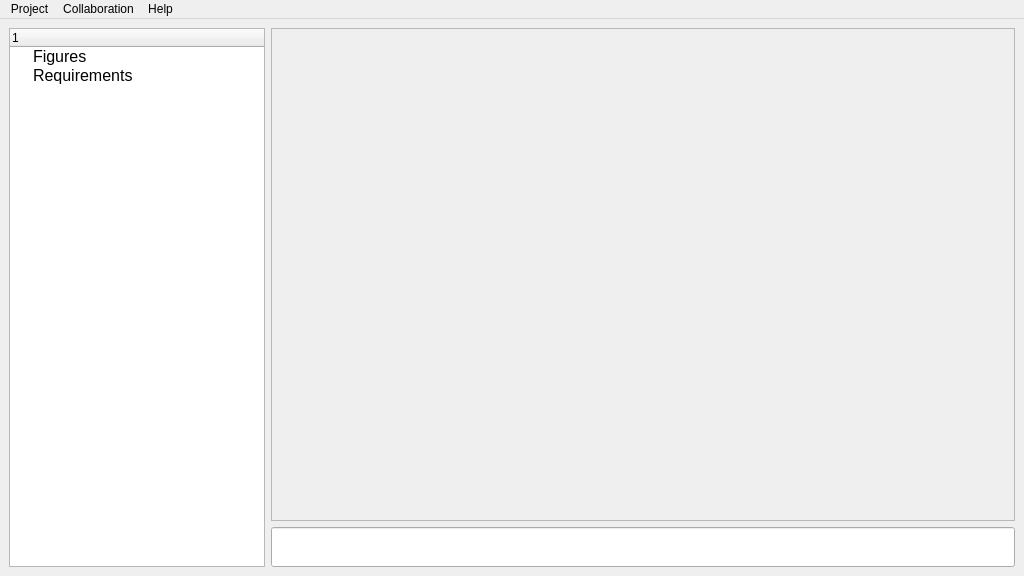
<?xml version="1.0" encoding="UTF-8"?>
<ui version="4.0">
    <class>MainWindow</class>
    <widget class="QMainWindow" name="MainWindow">
        <property name="geometry">
            <rect>
                <x>0</x>
                <y>0</y>
                <width>1024</width>
                <height>576</height>
            </rect>
        </property>
        <property name="minimumSize">
            <size>
                <width>640</width>
                <height>360</height>
            </size>
        </property>
        <property name="maximumSize">
            <size>
                <width>1920</width>
                <height>1080</height>
            </size>
        </property>
        <property name="windowTitle">
            <string>MainWindow</string>
        </property>
        <property name="styleSheet">
            <string notr="true">background: &quot;#978897&quot;</string>
        </property>
        <widget class="QWidget" name="centralwindow">
            <layout class="QGridLayout" name="gridLayout_2">
                <item row="1" column="1">
                    <widget class="QFrame" name="workWindow">
                        <property name="minimumSize">
                            <size>
                                <width>320</width>
                                <height>180</height>
                            </size>
                        </property>
                        <property name="maximumSize">
                            <size>
                                <width>1920</width>
                                <height>1080</height>
                            </size>
                        </property>
                        <property name="styleSheet">
                            <string notr="true">background: &quot;#ffffff&quot;</string>
                        </property>
                        <property name="frameShape">
                            <enum>QFrame::Shape::StyledPanel</enum>
                        </property>
                        <property name="frameShadow">
                            <enum>QFrame::Shadow::Raised</enum>
                        </property>
                    </widget>
                </item>
                <item row="2" column="1">
                    <widget class="QLineEdit" name="console">
                        <property name="enabled">
                            <bool>true</bool>
                        </property>
                        <property name="sizePolicy">
                            <sizepolicy hsizetype="Expanding" vsizetype="Fixed">
                                <horstretch>0</horstretch>
                                <verstretch>0</verstretch>
                            </sizepolicy>
                        </property>
                        <property name="minimumSize">
                            <size>
                                <width>0</width>
                                <height>40</height>
                            </size>
                        </property>
                        <property name="font">
                            <font>
                                <pointsize>12</pointsize>
                            </font>
                        </property>
                        <property name="cursor">
                            <cursorShape>IBeamCursor</cursorShape>
                        </property>
                        <property name="layoutDirection">
                            <enum>Qt::LayoutDirection::LeftToRight</enum>
                        </property>
                        <property name="autoFillBackground">
                            <bool>false</bool>
                        </property>
                        <property name="styleSheet">
                            <string notr="true">background:&quot;#3e3d3d&quot;</string>
                        </property>
                        <property name="text">
                            <string/>
                        </property>
                    </widget>
                </item>
                <item row="1" column="0" rowspan="2">
                    <widget class="QTreeWidget" name="leftMenu">
                        <property name="sizePolicy">
                            <sizepolicy hsizetype="Maximum" vsizetype="Expanding">
                                <horstretch>0</horstretch>
                                <verstretch>0</verstretch>
                            </sizepolicy>
                        </property>
                        <property name="minimumSize">
                            <size>
                                <width>50</width>
                                <height>320</height>
                            </size>
                        </property>
                        <property name="styleSheet">
                            <string notr="true">background: &quot;#494850&quot;</string>
                        </property>
                        <column>
                            <property name="text">
                                <string/>
                            </property>
                            <property name="font">
                                <font>
                                    <stylestrategy>PreferDefault</stylestrategy>
                                    <kerning>true</kerning>
                                </font>
                            </property>
                        </column>
                        <item>
                            <property name="text">
                                <string>Figures</string>
                            </property>
                            <property name="font">
                                <font>
                                    <pointsize>12</pointsize>
                                </font>
                            </property>
                        </item>
                        <item>
                            <property name="text">
                                <string>Requirements</string>
                            </property>
                            <property name="font">
                                <font>
                                    <pointsize>12</pointsize>
                                </font>
                            </property>
                        </item>
                    </widget>
                </item>
            </layout>
        </widget>
        <widget class="QMenuBar" name="upMenu">
            <property name="geometry">
                <rect>
                    <x>0</x>
                    <y>0</y>
                    <width>1024</width>
                    <height>33</height>
                </rect>
            </property>
            <property name="font">
                <font>
                    <pointsize>9</pointsize>
                </font>
            </property>
            <widget class="QMenu" name="menuCollaboration">
                <property name="font">
                    <font>
                        <pointsize>9</pointsize>
                    </font>
                </property>
                <property name="title">
                    <string>Project</string>
                </property>
                <addaction name="actionSave_project_to"/>
                <addaction name="actionImport_project"/>
                <addaction name="actionExport_bmp"/>
                <addaction name="actionOpen_bmp"/>
            </widget>
            <widget class="QMenu" name="menuProject">
                <property name="title">
                    <string>Collaboration</string>
                </property>
                <addaction name="actionOpen_server"/>
                <addaction name="actionJoin_server"/>
                <addaction name="actionJoin_local_server"/>
                <addaction name="separator"/>
                <addaction name="actionExit_from_session"/>
            </widget>
            <widget class="QMenu" name="menuHelp">
                <property name="title">
                    <string>Help</string>
                </property>
                <addaction name="action_help"/>
            </widget>
            <addaction name="menuCollaboration"/>
            <addaction name="menuProject"/>
            <addaction name="menuHelp"/>
        </widget>
        <action name="actionSave_project_to">
            <property name="text">
                <string>Save project to...</string>
            </property>
            <property name="font">
                <font/>
            </property>
        </action>
        <action name="actionImport_project">
            <property name="text">
                <string>Import project</string>
            </property>
        </action>
        <action name="actionExport_bmp">
            <property name="text">
                <string>Export bmp</string>
            </property>
        </action>
        <action name="actionOpen_bmp">
            <property name="text">
                <string>Open bmp</string>
            </property>
        </action>
        <action name="actionOpen_server">
            <property name="text">
                <string>Open server</string>
            </property>
        </action>
        <action name="actionJoin_server">
            <property name="text">
                <string>Join server</string>
            </property>
        </action>
        <action name="actionJoin_local_server">
            <property name="text">
                <string>Join local server</string>
            </property>
        </action>
        <action name="actionExit_from_session">
            <property name="text">
                <string>Exit from session</string>
            </property>
        </action>
        <action name="action_help">
            <property name="text">
                <string>Вам не нужен help</string>
            </property>
        </action>
    </widget>
    <resources/>
    <connections/>
</ui>
